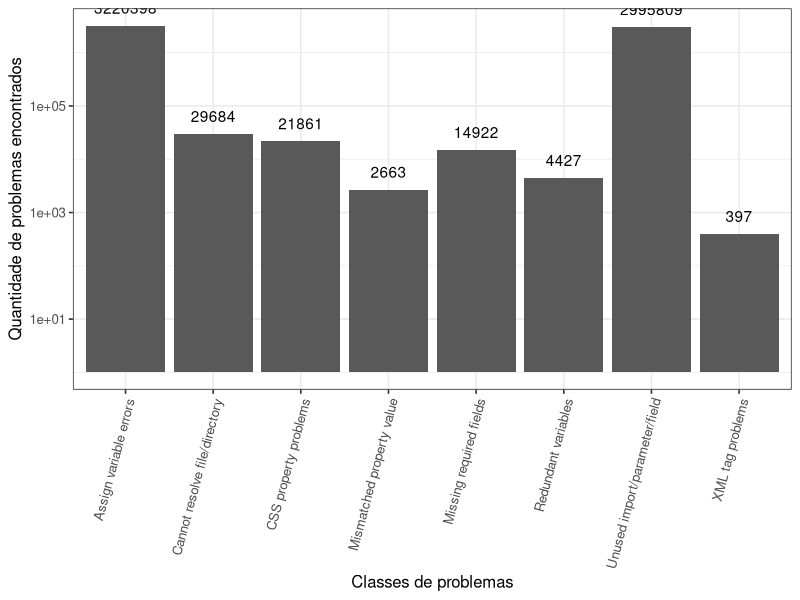

The R script that drew this image:
library(ggplot2)

#Path to the main folder
setwd("C:\\Users\\danie\\OneDrive\\Documentos")

df <- data.frame(qproblemas=c(2663,29684,3220398,4427,397,14922,2995809,21861),
                 classe=c('Mismatched property value','Cannot resolve file/directory','Assign variable errors','Redundant variables','XML tag problems','Missing required fields','Unused import/parameter/field','CSS property problems'))


p <- ggplot(data=df, aes(x=classe, y=qproblemas)) +
  geom_bar(stat="identity") +
  geom_text(stat="identity", aes(label=qproblemas),  vjust=-1) + 
  theme_bw(base_size = 12) + 
  theme(axis.text.x = element_text(angle = 75, hjust = 1)) +
  scale_y_log10() +
  xlab("Classes de problemas") +
  ylab("Quantidade de problemas encontrados")


pdf("Figuras/ProblemasPorClasse.pdf", width = 7, height = 7)
plot(p)
dev.off()